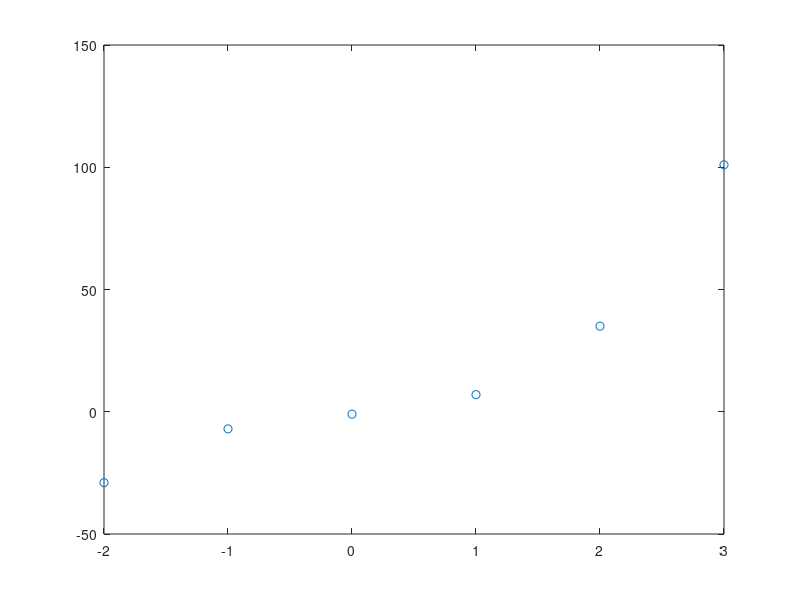

Recreate this plot in MATLAB. (Note: this script raises an error after producing the figure.)
%Interpolacao, uma funcao que passe em todos os pontos!

x=[-2; 
   -1;
   0;
   1;
   2;
   3]

y=[-29;
    -7;
    -1;
    7;
    35;
    101]

plot (x,y,'o')

f1=@(x) x.^3
f2=@(x) x.^2
f3=@(x) x.^1
f4=@(x) x.^0

F=@(x) [f1(x) f2(x) f3(x) f4(x)] %f no formato de linha

k=ufrgs_ajuste(x,y,F)

a=k(1)
b=k(2)
c=k(3)
d=k(4)

y=@(x) a*x^3+b*x^2+c*x+d

hold on
fplot (y,[-10 10])